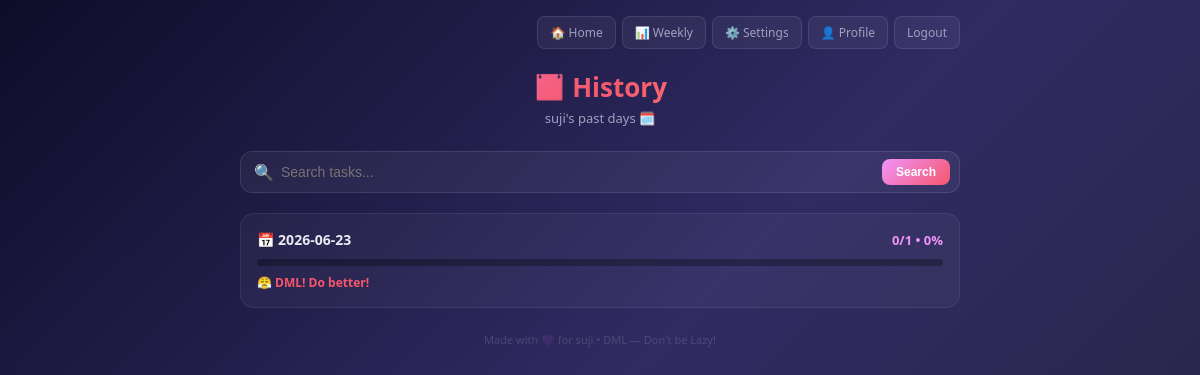
Page /history (signed in) on the earlier database version.
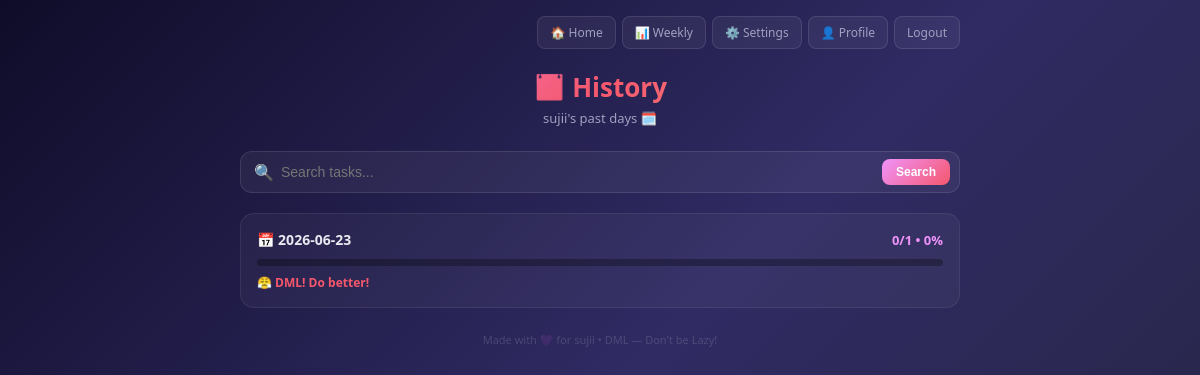
Same page on the later database version.
### tables this page shows
CREATE TABLE users (
        id INTEGER PRIMARY KEY AUTOINCREMENT,
        name TEXT NOT NULL,
        email TEXT UNIQUE NOT NULL,
        password TEXT NOT NULL
    );

### app.py (the view)
@app.route('/history')
@login_required
def history():
    conn = get_db()
    today = str(date.today())
    search = request.args.get('search', '')
    if search:
        days = conn.execute(
            '''SELECT task_date, COUNT(*) as total, SUM(done) as done
               FROM tasks WHERE user_id=? AND task_date != ? AND name LIKE ?
               GROUP BY task_date ORDER BY task_date DESC''',
            (current_user.id, today, f'%{search}%')
        ).fetchall()
        tasks = conn.execute(
            'SELECT * FROM tasks WHERE user_id=? AND name LIKE ? ORDER BY task_date DESC',
            (current_user.id, f'%{search}%')
        ).fetchall()
    else:
        days = conn.execute(
            'SELECT task_date, COUNT(*) as total, SUM(done) as done FROM tasks WHERE user_id=? AND task_date != ? GROUP BY task_date ORDER BY task_date DESC',
            (current_user.id, today)
        ).fetchall()
        tasks = []
    conn.close()
    return render_template('history.html', days=days, user=current_user, search=search, tasks=tasks)

### app.py (called while the page is built)
def get_db():
    conn = sqlite3.connect('tasks.db')
    conn.row_factory = sqlite3.Row
    return conn

@login_manager.user_loader
def load_user(user_id):
    conn = get_db()
    user = conn.execute('SELECT * FROM users WHERE id=?', (user_id,)).fetchone()
    conn.close()
    if user:
        return User(user['id'], user['name'], user['email'])
    return None

### templates/history.html (shortened to what this page needs)
<!DOCTYPE html>
<html lang="en">
<head>
</head>
<body>
<div class="container">
    <div class="nav">
        <a href="/" class="nav-btn">🏠 Home</a>
        <a href="/weekly" class="nav-btn">📊 Weekly</a>
        <a href="/settings" class="nav-btn">⚙️ Settings</a>
        <a href="/profile" class="nav-btn">👤 Profile</a>
        <a href="/logout" class="nav-btn">Logout</a>
    </div>
    <div class="header">
        <h1>📅 History</h1>
        <p class="subtitle">{{ user.name }}'s past days 🗓️</p>
    </div>
    <form action="/history" method="GET" class="search-wrap">
        <span class="search-icon">🔍</span>
        <input type="text" name="search" placeholder="Search tasks..." value="{{ search }}">
        <button type="submit" class="search-btn">Search</button>
    </form>
    {% if search %}
        <p style="font-size:13px; color:#a0a0c0; margin-bottom:12px;">
            Results for "<span style="color:#f093fb;">{{ search }}</span>" — {{ tasks|length }} found
        </p>
        {% if tasks %}
        <div class="search-results">
            {% for task in tasks %}
            <div class="result-item {% if task.done %}done{% endif %}">
                <span class="result-status">{% if task.done %}✅{% else %}⏳{% endif %}</span>
                <div style="flex:1;">
                    <p class="result-name {% if task.done %}done{% endif %}">{{ task.name }}</p>
                    {% if task.start_time %}
                    <p style="font-size:11px; color:#60a5fa; margin-top:2px;">⏰ {{ task.start_time }}{% if task.end_time %} – {{ task.end_time }}{% endif %}</p>
                    {% endif %}
                    {% if task.notes %}
                    <p style="font-size:11px; color:#a0a0c0; margin-top:2px;">📝 {{ task.notes }}</p>
                    {% endif %}
                </div>
                <span class="result-date">{{ task.task_date }}</span>
            </div>
            {% endfor %}
        </div>
        {% else %}
        <div class="empty">
            <div style="font-size:40px;">🔍</div>
            <p style="font-weight:700; margin-top:12px;">No tasks found!</p>
            <p style="font-size:13px; margin-top:6px;">Try a different search term</p>
        </div>
        {% endif %}
    {% else %}
        {% if days %}
            {% for day in days %}
            {% set percent = ((day.done / day.total) * 100)|int if day.total > 0 else 0 %}
            <div class="day-card">
                <div class="day-top">
                    <p class="day-date">📅 {{ day.task_date }}</p>
                    <span class="day-count">{{ day.done }}/{{ day.total }} • {{ percent }}%</span>
                </div>
                <div class="progress-bar">
                </div>
                <p class="day-msg" style="color:{% if percent == 100 %}#4ade80{% elif percent >= 50 %}#fda085{% else %}#f5576c{% endif %};">
                    {% if percent == 100 %}🎉 Perfect day!
                    {% elif percent >= 50 %}💪 Good effort!
                    {% else %}😤 DML! Do better!{% endif %}
                </p>
            </div>
            {% endfor %}
        {% else %}
        <div class="empty">
            <div style="font-size:44px;">📅</div>
            <p style="font-weight:700; font-size:15px;">No history yet!</p>
            <p style="font-size:13px; margin-top:6px;">Complete tasks today and check back tomorrow!</p>
        </div>
        {% endif %}
    {% endif %}
    <p class="footer">Made with 💜 for {{ user.name }} • DML — Don't be Lazy!</p>
</div>
</body>
</html>

Differences in the rows shown:
changed users: name "suji" → "sujii"
